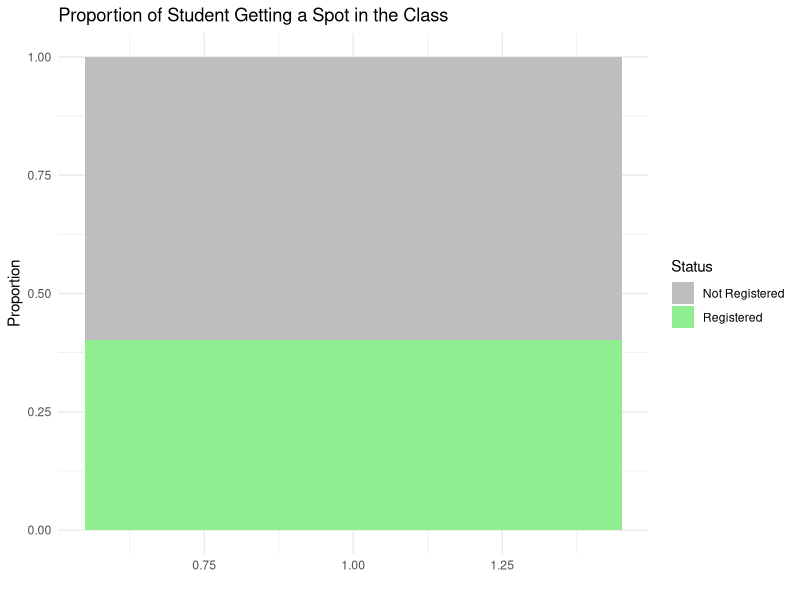

Recreate this plot in R.
## ---- chunk 1
library(purrr)
simulate_registration <- function(class_size, num_students) {
  random <- sample(1:num_students)  # Randomly shuffle students
  
  registered_students <- random[1:class_size]  # Select the first 'class_size' students
  return(ifelse(1 %in% registered_students, TRUE, FALSE))  # if the student is registered
}
## ---- chunk 2
class_size <- 20
num_students <- 50
num_simulations <- 1000

# Run simulations
results <- map_int(1:num_simulations, ~ simulate_registration(class_size = class_size, num_students = num_students))

# Calculate the probability that student can gets a spot
num_true <- sum(results == 1)
probability <- num_true / num_simulations

# Print the result
print(paste("Probability that student 1 gets a spot:", probability))
## ---- chunk 3
library(ggplot2)


results_df <- data.frame(
  Status = c("Not Registered", "Registered"),
  Proportion = c(1 - probability, probability)
)


ggplot(results_df, aes(x= 1, y = Proportion, fill = Status)) +
  geom_bar(stat = "identity") +
  labs(title = "Proportion of Student Getting a Spot in the Class",
       x = "",
       y = "Proportion") +
  theme_minimal()+
  scale_fill_manual(values = c("Registered" = "lightgreen", "Not Registered" = "gray"))
